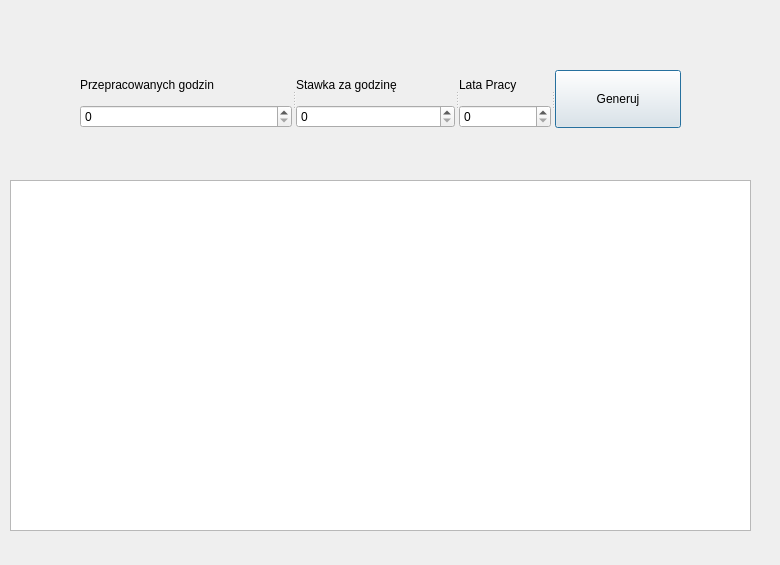
<?xml version="1.0" encoding="UTF-8"?>
<ui version="4.0">
 <class>Wypata</class>
 <widget class="QDialog" name="Wypata">
  <property name="geometry">
   <rect>
    <x>0</x>
    <y>0</y>
    <width>780</width>
    <height>565</height>
   </rect>
  </property>
  <property name="windowTitle">
   <string>Wyplata - System Ekspercki</string>
  </property>
  <widget class="QTextBrowser" name="textBrowser">
   <property name="geometry">
    <rect>
     <x>10</x>
     <y>180</y>
     <width>741</width>
     <height>351</height>
    </rect>
   </property>
  </widget>
  <widget class="QSplitter" name="splitter">
   <property name="geometry">
    <rect>
     <x>80</x>
     <y>70</y>
     <width>601</width>
     <height>58</height>
    </rect>
   </property>
   <property name="orientation">
    <enum>Qt::Horizontal</enum>
   </property>
   <widget class="QWidget" name="">
    <layout class="QVBoxLayout" name="verticalLayout">
     <item>
      <widget class="QLabel" name="label_2">
       <property name="text">
        <string>Przepracowanych godzin</string>
       </property>
      </widget>
     </item>
     <item>
      <widget class="QSpinBox" name="spinBox_2">
       <property name="maximum">
        <number>999999999</number>
       </property>
      </widget>
     </item>
    </layout>
   </widget>
   <widget class="QWidget" name="">
    <layout class="QVBoxLayout" name="verticalLayout_2">
     <item>
      <widget class="QLabel" name="label_3">
       <property name="text">
        <string>Stawka za godzinę</string>
       </property>
      </widget>
     </item>
     <item>
      <widget class="QSpinBox" name="spinBox_3">
       <property name="maximum">
        <number>9999999</number>
       </property>
      </widget>
     </item>
    </layout>
   </widget>
   <widget class="QWidget" name="">
    <layout class="QVBoxLayout" name="verticalLayout_3">
     <item>
      <widget class="QLabel" name="label">
       <property name="text">
        <string>Lata Pracy</string>
       </property>
      </widget>
     </item>
     <item>
      <widget class="QSpinBox" name="spinBox"/>
     </item>
    </layout>
   </widget>
   <widget class="QPushButton" name="pushButton">
    <property name="text">
     <string>Generuj</string>
    </property>
   </widget>
  </widget>
 </widget>
 <resources/>
 <connections/>
</ui>
